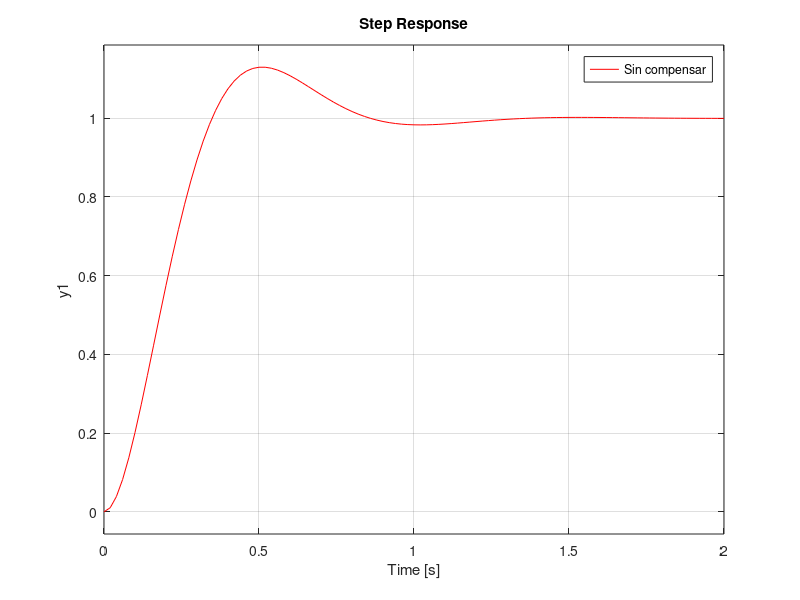
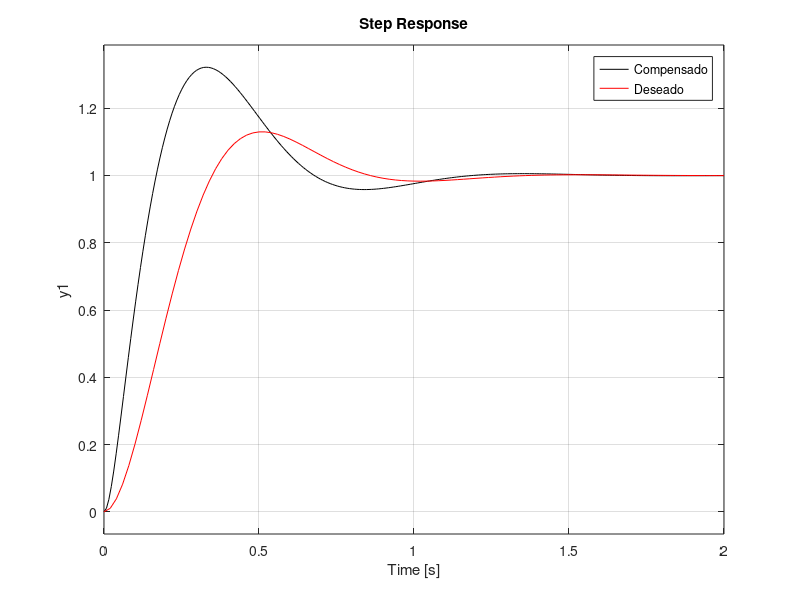

Here is the MATLAB script that generated these plots, in order:
clc
close all
clear

%proceso
g=tf(1,[1 48 5]);
step(g,'k')
g_cl=feedback(g,1);
hold on

%deseado
Ts=1;
so=13/100;
e=sqrt((log(so))^2/(pi^2+(log(so))^2));
wn=4/(Ts*e);
g_d=tf(wn^2,[1 2*e*wn wn^2]);
hold on
step(g_cl,'b')
step(g_d,'r')
legend('Sin compensar','sin compensar en CL','Deseado')
[P Z]=pzmap(g_d)

pol_d=[1 2*e*wn wn^2];
pol_a=conv(pol_d,[1 40]);

%------controlador----
K_p=373.9-5;
T_i=K_p/2157.5;
g_c=tf([K_p*T_i K_p],[T_i 0]);

%--------compensado----
sis_ol=g_c*g;
sis_cl=feedback(sis_ol,1);
figure
step(sis_cl,'k')
hold on
step(g_d,'r')
legend('Compensado','Deseado')
[p z]=pzmap(sis_cl)



